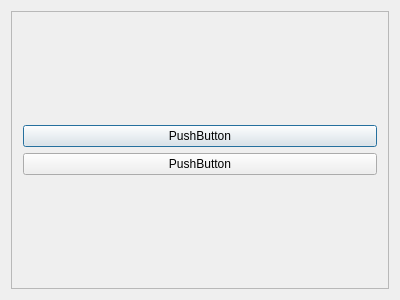
<?xml version="1.0" encoding="UTF-8"?>
<ui version="4.0">
 <class>Dialog</class>
 <widget class="QDialog" name="Dialog">
  <property name="geometry">
   <rect>
    <x>0</x>
    <y>0</y>
    <width>400</width>
    <height>300</height>
   </rect>
  </property>
  <property name="windowTitle">
   <string>Dialog</string>
  </property>
  <layout class="QGridLayout" name="gridLayout">
   <item row="0" column="0">
    <widget class="QFrame" name="frame">
     <property name="frameShape">
      <enum>QFrame::StyledPanel</enum>
     </property>
     <property name="frameShadow">
      <enum>QFrame::Raised</enum>
     </property>
     <layout class="QGridLayout" name="gridLayout_2">
      <item row="0" column="0">
       <layout class="QVBoxLayout" name="verticalLayout">
        <item>
         <widget class="QPushButton" name="pushButton">
          <property name="text">
           <string>PushButton</string>
          </property>
         </widget>
        </item>
        <item>
         <widget class="QPushButton" name="pushButton_2">
          <property name="text">
           <string>PushButton</string>
          </property>
         </widget>
        </item>
       </layout>
      </item>
     </layout>
    </widget>
   </item>
  </layout>
 </widget>
 <layoutdefault spacing="6" margin="11"/>
 <resources/>
 <connections/>
</ui>
